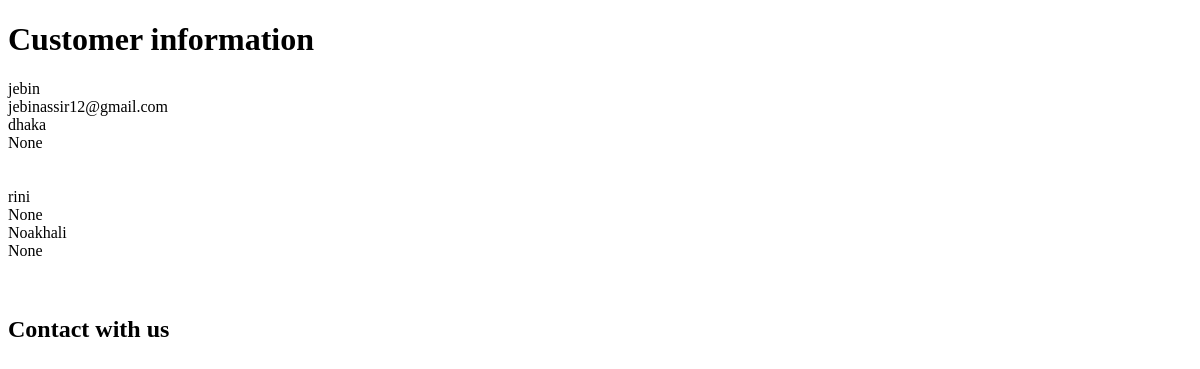
/user_list/, run on an earlier commit of the app's database.
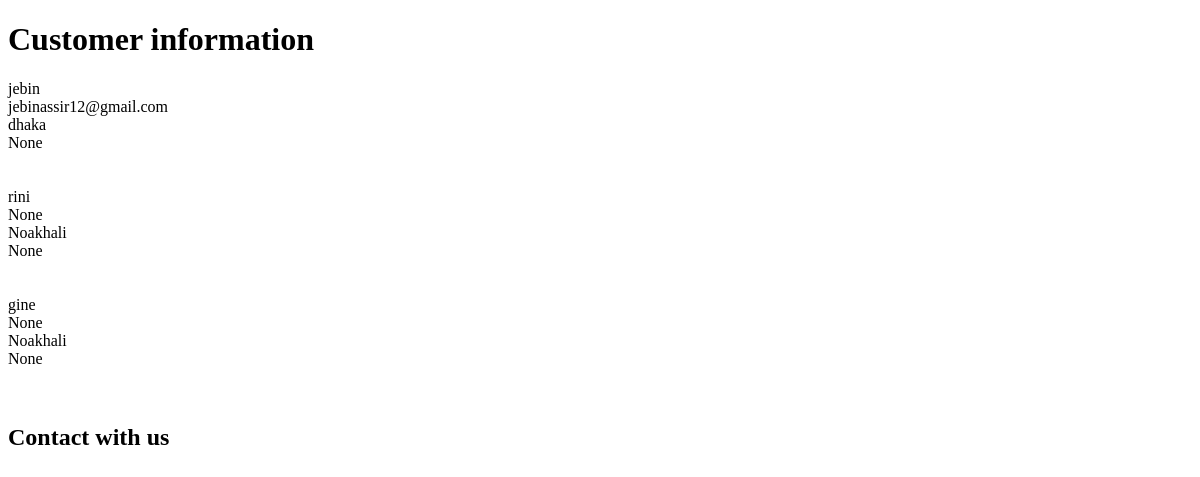
And on a later commit of the database.
### Usermanagement/models.py (models this page shows, shortened)
class User(models.Model):
    user_name=models.CharField(max_length=100)
    email=models.EmailField(blank=True,null=True)
    address=models.CharField(max_length=200)
    contact=models.IntegerField(blank=True,null=True)

### Usermanagement/views.py (the view)
# urls.py: path('user_list/',user_views.showuser,name='user_list'),
def showuser(request):
    alluser = User.objects.all()
    contex = {
        'userlist': alluser
    }
    return render(request, 'usermanagement/userlist.html', contex)

### templates/usermanagement/userlist.html
{% extends 'base.html' %}
{% block content %}
    <h1> Customer information</h1>
    {% for i in userlist %}
        {{ i.user_name }}<br>
        {{ i.email}}<br>
        {{ i.address }}<br>
        {{ i.contact}}<br>
        <br>
        <br>
    {% endfor %}
{% endblock content %}

### templates/base.html (shortened to what this page needs)
<!DOCTYPE html>
<html lang="en">
<head>
</head>
<body>
{% block content %}
{% endblock content %}
<h2>Contact with us</h2>
</body>
</html>

What changed in the data, as far as the page shows it:
added User: user_name "gine", email "None", address "Noakhali", contact "None"
